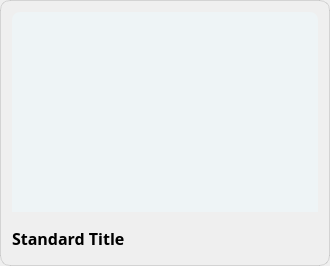
<?xml version="1.0" encoding="UTF-8"?>
<ui version="4.0">
 <class>StandardCell</class>
 <widget class="QWidget" name="StandardCell">
  <property name="geometry">
   <rect>
    <x>0</x>
    <y>0</y>
    <width>330</width>
    <height>266</height>
   </rect>
  </property>
  <property name="sizePolicy">
   <sizepolicy hsizetype="Fixed" vsizetype="Fixed">
    <horstretch>0</horstretch>
    <verstretch>0</verstretch>
   </sizepolicy>
  </property>
  <property name="minimumSize">
   <size>
    <width>330</width>
    <height>266</height>
   </size>
  </property>
  <property name="maximumSize">
   <size>
    <width>330</width>
    <height>266</height>
   </size>
  </property>
  <property name="windowTitle">
   <string>Form</string>
  </property>
  <property name="styleSheet">
   <string notr="true">#container {
    border: 1px solid rgba(52, 52, 52, 0.15);
    border-radius: 10px;
}

#documentBack {
    background-color: #EEF4F6;
    border-top-left-radius: 8px;
    border-top-right-radius: 8px;
}

#documentType {
    background-color: transparent;
}

#menuButton {
    background-color: transparent;
}

#titleLabel {
    font-family: Open Sans;
    font-weight: 600;
    line-height: 24px;
    letter-spacing: 0%;
    font-size: 16px;
    color: black;
}

#imageContainer {
	background: transparent;
	border: none;
}

#menuButton {
	background: transparent;
	border: none;
}</string>
  </property>
  <layout class="QVBoxLayout" name="mainLayout">
   <property name="spacing">
    <number>0</number>
   </property>
   <property name="leftMargin">
    <number>0</number>
   </property>
   <property name="topMargin">
    <number>0</number>
   </property>
   <property name="rightMargin">
    <number>0</number>
   </property>
   <property name="bottomMargin">
    <number>0</number>
   </property>
   <item>
    <widget class="QWidget" name="container" native="true">
     <layout class="QVBoxLayout" name="verticalLayout">
      <property name="spacing">
       <number>10</number>
      </property>
      <property name="leftMargin">
       <number>12</number>
      </property>
      <property name="topMargin">
       <number>12</number>
      </property>
      <property name="rightMargin">
       <number>12</number>
      </property>
      <property name="bottomMargin">
       <number>12</number>
      </property>
      <item>
       <widget class="QWidget" name="documentBack" native="true">
        <property name="sizePolicy">
         <sizepolicy hsizetype="Fixed" vsizetype="Fixed">
          <horstretch>0</horstretch>
          <verstretch>0</verstretch>
         </sizepolicy>
        </property>
        <property name="minimumSize">
         <size>
          <width>306</width>
          <height>200</height>
         </size>
        </property>
        <property name="maximumSize">
         <size>
          <width>306</width>
          <height>200</height>
         </size>
        </property>
        <widget class="QPushButton" name="menuButton">
         <property name="geometry">
          <rect>
           <x>270</x>
           <y>10</y>
           <width>24</width>
           <height>24</height>
          </rect>
         </property>
         <property name="sizePolicy">
          <sizepolicy hsizetype="Fixed" vsizetype="Fixed">
           <horstretch>0</horstretch>
           <verstretch>0</verstretch>
          </sizepolicy>
         </property>
         <property name="minimumSize">
          <size>
           <width>24</width>
           <height>24</height>
          </size>
         </property>
         <property name="maximumSize">
          <size>
           <width>24</width>
           <height>24</height>
          </size>
         </property>
         <property name="text">
          <string/>
         </property>
         <property name="icon">
          <iconset resource="../../../../../Resources/Resources.qrc">
           <normaloff>:/images/Automations/cell_header_menu.png</normaloff>:/images/Automations/cell_header_menu.png</iconset>
         </property>
         <property name="iconSize">
          <size>
           <width>24</width>
           <height>20</height>
          </size>
         </property>
        </widget>
        <widget class="QPushButton" name="imageContainer">
         <property name="geometry">
          <rect>
           <x>24</x>
           <y>30</y>
           <width>260</width>
           <height>171</height>
          </rect>
         </property>
         <property name="sizePolicy">
          <sizepolicy hsizetype="Fixed" vsizetype="Fixed">
           <horstretch>0</horstretch>
           <verstretch>0</verstretch>
          </sizepolicy>
         </property>
         <property name="minimumSize">
          <size>
           <width>260</width>
           <height>171</height>
          </size>
         </property>
         <property name="maximumSize">
          <size>
           <width>260</width>
           <height>171</height>
          </size>
         </property>
         <property name="text">
          <string/>
         </property>
         <property name="icon">
          <iconset resource="../../../../../Resources/Resources.qrc">
           <normaloff>:/images/Reviews/document.png</normaloff>:/images/Reviews/document.png</iconset>
         </property>
         <property name="iconSize">
          <size>
           <width>260</width>
           <height>171</height>
          </size>
         </property>
        </widget>
       </widget>
      </item>
      <item>
       <widget class="QLabel" name="titleLabel">
        <property name="text">
         <string>Standard Title</string>
        </property>
       </widget>
      </item>
     </layout>
    </widget>
   </item>
  </layout>
 </widget>
 <resources>
  <include location="../../../../../Resources/Resources.qrc"/>
 </resources>
 <connections/>
</ui>
